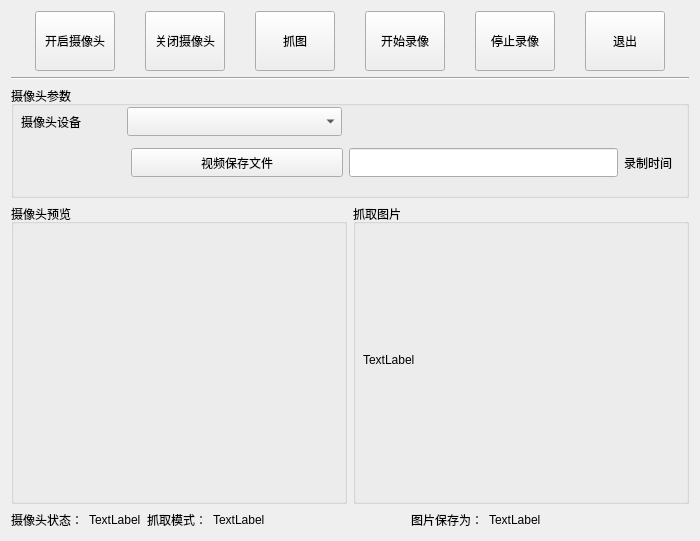
<?xml version="1.0" encoding="UTF-8"?>
<ui version="4.0">
 <class>Camera_play</class>
 <widget class="QWidget" name="Camera_play">
  <property name="geometry">
   <rect>
    <x>0</x>
    <y>0</y>
    <width>700</width>
    <height>541</height>
   </rect>
  </property>
  <property name="minimumSize">
   <size>
    <width>700</width>
    <height>541</height>
   </size>
  </property>
  <property name="maximumSize">
   <size>
    <width>700</width>
    <height>541</height>
   </size>
  </property>
  <property name="windowTitle">
   <string>摄像头监控和拍照</string>
  </property>
  <layout class="QGridLayout" name="gridLayout">
   <item row="0" column="0">
    <layout class="QVBoxLayout" name="verticalLayout">
     <item>
      <layout class="QHBoxLayout" name="horizontalLayout">
       <item>
        <widget class="QPushButton" name="open_camera_bt">
         <property name="minimumSize">
          <size>
           <width>0</width>
           <height>60</height>
          </size>
         </property>
         <property name="maximumSize">
          <size>
           <width>80</width>
           <height>60</height>
          </size>
         </property>
         <property name="text">
          <string>开启摄像头</string>
         </property>
        </widget>
       </item>
       <item>
        <widget class="QPushButton" name="close_camera_bt">
         <property name="minimumSize">
          <size>
           <width>0</width>
           <height>60</height>
          </size>
         </property>
         <property name="maximumSize">
          <size>
           <width>80</width>
           <height>60</height>
          </size>
         </property>
         <property name="text">
          <string>关闭摄像头</string>
         </property>
        </widget>
       </item>
       <item>
        <widget class="QPushButton" name="capture_bt">
         <property name="minimumSize">
          <size>
           <width>0</width>
           <height>60</height>
          </size>
         </property>
         <property name="maximumSize">
          <size>
           <width>80</width>
           <height>60</height>
          </size>
         </property>
         <property name="text">
          <string>抓图</string>
         </property>
        </widget>
       </item>
       <item>
        <widget class="QPushButton" name="start_video_bt">
         <property name="minimumSize">
          <size>
           <width>0</width>
           <height>60</height>
          </size>
         </property>
         <property name="maximumSize">
          <size>
           <width>80</width>
           <height>60</height>
          </size>
         </property>
         <property name="text">
          <string>开始录像</string>
         </property>
        </widget>
       </item>
       <item>
        <widget class="QPushButton" name="stop_capture_bt">
         <property name="minimumSize">
          <size>
           <width>0</width>
           <height>60</height>
          </size>
         </property>
         <property name="maximumSize">
          <size>
           <width>80</width>
           <height>60</height>
          </size>
         </property>
         <property name="text">
          <string>停止录像</string>
         </property>
        </widget>
       </item>
       <item>
        <widget class="QPushButton" name="exit_bt">
         <property name="minimumSize">
          <size>
           <width>0</width>
           <height>60</height>
          </size>
         </property>
         <property name="maximumSize">
          <size>
           <width>80</width>
           <height>60</height>
          </size>
         </property>
         <property name="text">
          <string>退出</string>
         </property>
        </widget>
       </item>
      </layout>
     </item>
     <item>
      <widget class="Line" name="line">
       <property name="orientation">
        <enum>Qt::Horizontal</enum>
       </property>
      </widget>
     </item>
     <item>
      <widget class="QGroupBox" name="groupBox">
       <property name="sizePolicy">
        <sizepolicy hsizetype="Minimum" vsizetype="Minimum">
         <horstretch>0</horstretch>
         <verstretch>0</verstretch>
        </sizepolicy>
       </property>
       <property name="minimumSize">
        <size>
         <width>0</width>
         <height>100</height>
        </size>
       </property>
       <property name="title">
        <string>摄像头参数</string>
       </property>
       <widget class="QWidget" name="layoutWidget">
        <property name="geometry">
         <rect>
          <x>10</x>
          <y>20</y>
          <width>321</width>
          <height>31</height>
         </rect>
        </property>
        <layout class="QHBoxLayout" name="horizontalLayout_2">
         <item>
          <widget class="QLabel" name="label">
           <property name="maximumSize">
            <size>
             <width>100</width>
             <height>16777215</height>
            </size>
           </property>
           <property name="text">
            <string>摄像头设备</string>
           </property>
          </widget>
         </item>
         <item>
          <widget class="QComboBox" name="comboCamera">
           <property name="minimumSize">
            <size>
             <width>0</width>
             <height>29</height>
            </size>
           </property>
           <property name="maximumSize">
            <size>
             <width>16777215</width>
             <height>29</height>
            </size>
           </property>
          </widget>
         </item>
        </layout>
       </widget>
       <widget class="QWidget" name="layoutWidget">
        <property name="geometry">
         <rect>
          <x>120</x>
          <y>60</y>
          <width>541</width>
          <height>33</height>
         </rect>
        </property>
        <layout class="QHBoxLayout" name="horizontalLayout_4">
         <item>
          <widget class="QPushButton" name="save_pic_file_bt">
           <property name="minimumSize">
            <size>
             <width>212</width>
             <height>29</height>
            </size>
           </property>
           <property name="maximumSize">
            <size>
             <width>212</width>
             <height>16777215</height>
            </size>
           </property>
           <property name="text">
            <string>视频保存文件</string>
           </property>
          </widget>
         </item>
         <item>
          <layout class="QHBoxLayout" name="horizontalLayout_3">
           <item>
            <widget class="QLineEdit" name="save_picfile_pathEdit">
             <property name="minimumSize">
              <size>
               <width>0</width>
               <height>29</height>
              </size>
             </property>
             <property name="maximumSize">
              <size>
               <width>16777215</width>
               <height>29</height>
              </size>
             </property>
            </widget>
           </item>
           <item>
            <widget class="QLabel" name="label_2">
             <property name="text">
              <string>录制时间</string>
             </property>
            </widget>
           </item>
          </layout>
         </item>
        </layout>
       </widget>
      </widget>
     </item>
     <item>
      <layout class="QHBoxLayout" name="horizontalLayout_5">
       <item>
        <widget class="QGroupBox" name="groupBox_2">
         <property name="minimumSize">
          <size>
           <width>0</width>
           <height>230</height>
          </size>
         </property>
         <property name="title">
          <string>摄像头预览</string>
         </property>
         <widget class="QCameraViewfinder" name="camera_widget" native="true">
          <property name="geometry">
           <rect>
            <x>12</x>
            <y>17</y>
            <width>321</width>
            <height>271</height>
           </rect>
          </property>
         </widget>
        </widget>
       </item>
       <item>
        <widget class="QGroupBox" name="groupBox_3">
         <property name="minimumSize">
          <size>
           <width>0</width>
           <height>300</height>
          </size>
         </property>
         <property name="title">
          <string>抓取图片</string>
         </property>
         <widget class="QLabel" name="capture_label">
          <property name="geometry">
           <rect>
            <x>10</x>
            <y>20</y>
            <width>321</width>
            <height>271</height>
           </rect>
          </property>
          <property name="text">
           <string>TextLabel</string>
          </property>
         </widget>
        </widget>
       </item>
      </layout>
     </item>
    </layout>
   </item>
   <item row="1" column="0">
    <layout class="QHBoxLayout" name="horizontalLayout_9">
     <property name="sizeConstraint">
      <enum>QLayout::SetMinimumSize</enum>
     </property>
     <item>
      <layout class="QHBoxLayout" name="horizontalLayout_6">
       <item>
        <widget class="QLabel" name="label_3">
         <property name="maximumSize">
          <size>
           <width>16777215</width>
           <height>20</height>
          </size>
         </property>
         <property name="text">
          <string>摄像头状态：</string>
         </property>
        </widget>
       </item>
       <item>
        <widget class="QLabel" name="state_label">
         <property name="maximumSize">
          <size>
           <width>16777215</width>
           <height>20</height>
          </size>
         </property>
         <property name="text">
          <string>TextLabel</string>
         </property>
        </widget>
       </item>
      </layout>
     </item>
     <item>
      <layout class="QHBoxLayout" name="horizontalLayout_7">
       <item>
        <widget class="QLabel" name="label_5">
         <property name="maximumSize">
          <size>
           <width>65</width>
           <height>20</height>
          </size>
         </property>
         <property name="text">
          <string>抓取模式：</string>
         </property>
        </widget>
       </item>
       <item>
        <widget class="QLabel" name="capture_mode_label">
         <property name="maximumSize">
          <size>
           <width>16777215</width>
           <height>20</height>
          </size>
         </property>
         <property name="text">
          <string>TextLabel</string>
         </property>
        </widget>
       </item>
      </layout>
     </item>
     <item>
      <spacer name="horizontalSpacer">
       <property name="orientation">
        <enum>Qt::Horizontal</enum>
       </property>
       <property name="sizeHint" stdset="0">
        <size>
         <width>40</width>
         <height>20</height>
        </size>
       </property>
      </spacer>
     </item>
     <item>
      <layout class="QHBoxLayout" name="horizontalLayout_8">
       <item>
        <widget class="QLabel" name="label_7">
         <property name="maximumSize">
          <size>
           <width>80</width>
           <height>20</height>
          </size>
         </property>
         <property name="text">
          <string>图片保存为：</string>
         </property>
        </widget>
       </item>
       <item>
        <widget class="QLabel" name="pic_save_label">
         <property name="minimumSize">
          <size>
           <width>200</width>
           <height>0</height>
          </size>
         </property>
         <property name="maximumSize">
          <size>
           <width>16777215</width>
           <height>20</height>
          </size>
         </property>
         <property name="text">
          <string>TextLabel</string>
         </property>
        </widget>
       </item>
      </layout>
     </item>
    </layout>
   </item>
  </layout>
 </widget>
 <customwidgets>
  <customwidget>
   <class>QCameraViewfinder</class>
   <extends>QWidget</extends>
   <header location="global">qcameraviewfinder.h</header>
   <container>1</container>
  </customwidget>
 </customwidgets>
 <resources/>
 <connections/>
</ui>
